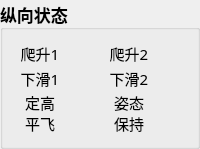
         <widget class="QGroupBox" name="a4">
          <property name="font">
           <font>
            <family>微软雅黑</family>
            <pointsize>13</pointsize>
            <weight>75</weight>
            <bold>true</bold>
           </font>
          </property>
          <property name="title">
           <string>纵向状态</string>
          </property>
          <property name="alignment">
           <set>Qt::AlignLeading|Qt::AlignLeft|Qt::AlignVCenter</set>
          </property>
          <property name="flat">
           <bool>false</bool>
          </property>
          <property name="checkable">
           <bool>false</bool>
          </property>
          <layout class="QGridLayout" name="gridLayout_4" rowstretch="0,0,0,0,0,0" columnstretch="0,0,0,0" columnminimumwidth="0,0,0,0">
           <property name="verticalSpacing">
            <number>0</number>
           </property>
           <item row="0" column="2">
            <widget class="QLabel" name="label_12">
             <property name="minimumSize">
              <size>
               <width>0</width>
               <height>0</height>
              </size>
             </property>
             <property name="font">
              <font>
               <family>微软雅黑</family>
               <pointsize>11</pointsize>
               <weight>50</weight>
               <bold>false</bold>
              </font>
             </property>
             <property name="text">
              <string>爬升2</string>
             </property>
             <property name="alignment">
              <set>Qt::AlignCenter</set>
             </property>
            </widget>
           </item>
           <item row="5" column="3">
            <widget class="QMyLed" name="keepPostureLed" native="true">
             <property name="sizePolicy">
              <sizepolicy hsizetype="Fixed" vsizetype="Fixed">
               <horstretch>0</horstretch>
               <verstretch>0</verstretch>
              </sizepolicy>
             </property>
             <property name="minimumSize">
              <size>
               <width>25</width>
               <height>25</height>
              </size>
             </property>
            </widget>
           </item>
           <item row="1" column="0" rowspan="3">
            <widget class="QLabel" name="label_5">
             <property name="minimumSize">
              <size>
               <width>0</width>
               <height>0</height>
              </size>
             </property>
             <property name="font">
              <font>
               <family>微软雅黑</family>
               <pointsize>11</pointsize>
               <weight>50</weight>
               <bold>false</bold>
              </font>
             </property>
             <property name="text">
              <string>下滑1</string>
             </property>
             <property name="alignment">
              <set>Qt::AlignCenter</set>
             </property>
            </widget>
           </item>
           <item row="5" column="1">
            <widget class="QMyLed" name="keepHeightLed" native="true">
             <property name="sizePolicy">
              <sizepolicy hsizetype="Fixed" vsizetype="Fixed">
               <horstretch>0</horstretch>
               <verstretch>0</verstretch>
              </sizepolicy>
             </property>
             <property name="minimumSize">
              <size>
               <width>25</width>
               <height>25</height>
              </size>
             </property>
            </widget>
           </item>
           <item row="0" column="0">
            <widget class="QLabel" name="label_4">
             <property name="minimumSize">
              <size>
               <width>0</width>
               <height>0</height>
              </size>
             </property>
             <property name="font">
              <font>
               <family>微软雅黑</family>
               <pointsize>11</pointsize>
               <weight>50</weight>
               <bold>false</bold>
              </font>
             </property>
             <property name="text">
              <string>爬升1</string>
             </property>
             <property name="alignment">
              <set>Qt::AlignCenter</set>
             </property>
            </widget>
           </item>
           <item row="0" column="3">
            <widget class="QMyLed" name="climb2Led" native="true">
             <property name="sizePolicy">
              <sizepolicy hsizetype="Fixed" vsizetype="Fixed">
               <horstretch>0</horstretch>
               <verstretch>0</verstretch>
              </sizepolicy>
             </property>
             <property name="minimumSize">
              <size>
               <width>25</width>
               <height>25</height>
              </size>
             </property>
            </widget>
           </item>
           <item row="5" column="0">
            <widget class="QLabel" name="label_6">
             <property name="minimumSize">
              <size>
               <width>0</width>
               <height>0</height>
              </size>
             </property>
             <property name="font">
              <font>
               <family>微软雅黑</family>
               <pointsize>11</pointsize>
               <weight>50</weight>
               <bold>false</bold>
              </font>
             </property>
             <property name="text">
              <string>定高
平飞</string>
             </property>
             <property name="alignment">
              <set>Qt::AlignCenter</set>
             </property>
            </widget>
           </item>
           <item row="5" column="2">
            <widget class="QLabel" name="label_15">
             <property name="minimumSize">
              <size>
               <width>0</width>
               <height>0</height>
              </size>
             </property>
             <property name="font">
              <font>
               <family>微软雅黑</family>
               <pointsize>11</pointsize>
               <weight>50</weight>
               <bold>false</bold>
              </font>
             </property>
             <property name="text">
              <string>姿态
保持</string>
             </property>
             <property name="alignment">
              <set>Qt::AlignCenter</set>
             </property>
            </widget>
           </item>
           <item row="0" column="1">
            <widget class="QMyLed" name="climb1Led" native="true">
             <property name="sizePolicy">
              <sizepolicy hsizetype="Fixed" vsizetype="Fixed">
               <horstretch>0</horstretch>
               <verstretch>0</verstretch>
              </sizepolicy>
             </property>
             <property name="minimumSize">
              <size>
               <width>25</width>
               <height>25</height>
              </size>
             </property>
            </widget>
           </item>
           <item row="1" column="2" rowspan="3">
            <widget class="QLabel" name="label_3">
             <property name="font">
              <font>
               <family>微软雅黑</family>
               <pointsize>11</pointsize>
               <weight>50</weight>
               <bold>false</bold>
              </font>
             </property>
             <property name="text">
              <string>下滑2</string>
             </property>
             <property name="alignment">
              <set>Qt::AlignCenter</set>
             </property>
            </widget>
           </item>
           <item row="1" column="1" rowspan="3">
            <widget class="QMyLed" name="decline1Led" native="true">
             <property name="sizePolicy">
              <sizepolicy hsizetype="Fixed" vsizetype="Fixed">
               <horstretch>0</horstretch>
               <verstretch>0</verstretch>
              </sizepolicy>
             </property>
             <property name="minimumSize">
              <size>
               <width>25</width>
               <height>25</height>
              </size>
             </property>
            </widget>
           </item>
           <item row="1" column="3" rowspan="3">
            <widget class="QMyLed" name="decline2Led" native="true">
             <property name="sizePolicy">
              <sizepolicy hsizetype="Fixed" vsizetype="Fixed">
               <horstretch>0</horstretch>
               <verstretch>0</verstretch>
              </sizepolicy>
             </property>
             <property name="minimumSize">
              <size>
               <width>25</width>
               <height>25</height>
              </size>
             </property>
            </widget>
           </item>
          </layout>
         </widget>
